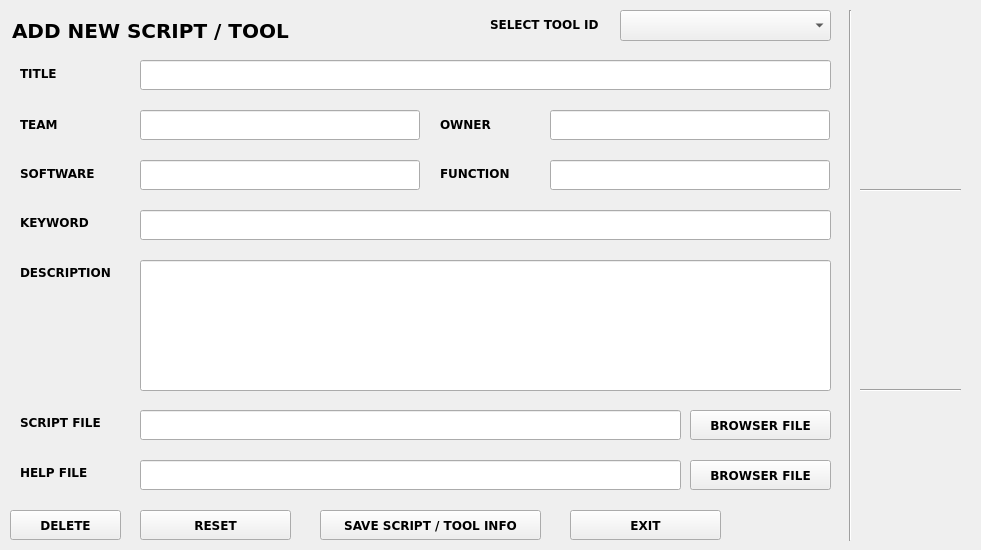
    <widget class="QWidget" name="tab_2">
     <attribute name="title">
      <string>ADD/MANAGE</string>
     </attribute>
     <widget class="QLabel" name="add_header_lable">
      <property name="geometry">
       <rect>
        <x>12</x>
        <y>20</y>
        <width>381</width>
        <height>21</height>
       </rect>
      </property>
      <property name="font">
       <font>
        <family>Verdana</family>
        <pointsize>15</pointsize>
        <weight>75</weight>
        <bold>true</bold>
       </font>
      </property>
      <property name="text">
       <string>ADD NEW SCRIPT / TOOL</string>
      </property>
     </widget>
     <widget class="QLabel" name="label_56">
      <property name="geometry">
       <rect>
        <x>20</x>
        <y>115</y>
        <width>121</width>
        <height>20</height>
       </rect>
      </property>
      <property name="font">
       <font>
        <family>Verdana</family>
        <pointsize>9</pointsize>
        <weight>75</weight>
        <bold>true</bold>
       </font>
      </property>
      <property name="text">
       <string>&lt;html&gt;&lt;head/&gt;&lt;body&gt;&lt;p&gt;TEAM&lt;/p&gt;&lt;/body&gt;&lt;/html&gt;</string>
      </property>
     </widget>
     <widget class="QLineEdit" name="add_team">
      <property name="geometry">
       <rect>
        <x>140</x>
        <y>110</y>
        <width>280</width>
        <height>30</height>
       </rect>
      </property>
      <property name="font">
       <font>
        <family>Verdana</family>
        <weight>50</weight>
        <bold>false</bold>
       </font>
      </property>
     </widget>
     <widget class="QLabel" name="label_57">
      <property name="geometry">
       <rect>
        <x>20</x>
        <y>164</y>
        <width>121</width>
        <height>20</height>
       </rect>
      </property>
      <property name="font">
       <font>
        <family>Verdana</family>
        <pointsize>9</pointsize>
        <weight>75</weight>
        <bold>true</bold>
       </font>
      </property>
      <property name="text">
       <string>&lt;html&gt;&lt;head/&gt;&lt;body&gt;&lt;p&gt;SOFTWARE&lt;/p&gt;&lt;/body&gt;&lt;/html&gt;</string>
      </property>
     </widget>
     <widget class="QLineEdit" name="add_software">
      <property name="geometry">
       <rect>
        <x>140</x>
        <y>160</y>
        <width>280</width>
        <height>30</height>
       </rect>
      </property>
      <property name="font">
       <font>
        <family>Verdana</family>
        <weight>50</weight>
        <bold>false</bold>
       </font>
      </property>
     </widget>
     <widget class="QLineEdit" name="add_function">
      <property name="geometry">
       <rect>
        <x>550</x>
        <y>160</y>
        <width>280</width>
        <height>30</height>
       </rect>
      </property>
      <property name="font">
       <font>
        <family>Verdana</family>
        <weight>50</weight>
        <bold>false</bold>
       </font>
      </property>
     </widget>
     <widget class="QLabel" name="label_58">
      <property name="geometry">
       <rect>
        <x>440</x>
        <y>164</y>
        <width>81</width>
        <height>20</height>
       </rect>
      </property>
      <property name="font">
       <font>
        <family>Verdana</family>
        <pointsize>9</pointsize>
        <weight>75</weight>
        <bold>true</bold>
       </font>
      </property>
      <property name="text">
       <string>&lt;html&gt;&lt;head/&gt;&lt;body&gt;&lt;p&gt;FUNCTION&lt;/p&gt;&lt;/body&gt;&lt;/html&gt;</string>
      </property>
     </widget>
     <widget class="QLineEdit" name="add_keyword">
      <property name="geometry">
       <rect>
        <x>140</x>
        <y>210</y>
        <width>691</width>
        <height>30</height>
       </rect>
      </property>
      <property name="font">
       <font>
        <family>Verdana</family>
        <weight>50</weight>
        <bold>false</bold>
       </font>
      </property>
     </widget>
     <widget class="QLabel" name="label_59">
      <property name="geometry">
       <rect>
        <x>20</x>
        <y>213</y>
        <width>121</width>
        <height>20</height>
       </rect>
      </property>
      <property name="font">
       <font>
        <family>Verdana</family>
        <pointsize>9</pointsize>
        <weight>75</weight>
        <bold>true</bold>
       </font>
      </property>
      <property name="text">
       <string>&lt;html&gt;&lt;head/&gt;&lt;body&gt;&lt;p&gt;KEYWORD&lt;/p&gt;&lt;/body&gt;&lt;/html&gt;</string>
      </property>
     </widget>
     <widget class="QLineEdit" name="add_owner">
      <property name="geometry">
       <rect>
        <x>550</x>
        <y>110</y>
        <width>280</width>
        <height>30</height>
       </rect>
      </property>
      <property name="font">
       <font>
        <family>Verdana</family>
        <weight>50</weight>
        <bold>false</bold>
       </font>
      </property>
     </widget>
     <widget class="QLabel" name="label_60">
      <property name="geometry">
       <rect>
        <x>440</x>
        <y>115</y>
        <width>81</width>
        <height>20</height>
       </rect>
      </property>
      <property name="font">
       <font>
        <family>Verdana</family>
        <pointsize>9</pointsize>
        <weight>75</weight>
        <bold>true</bold>
       </font>
      </property>
      <property name="text">
       <string>&lt;html&gt;&lt;head/&gt;&lt;body&gt;&lt;p&gt;OWNER&lt;/p&gt;&lt;/body&gt;&lt;/html&gt;</string>
      </property>
     </widget>
     <widget class="QLineEdit" name="add_title">
      <property name="geometry">
       <rect>
        <x>140</x>
        <y>60</y>
        <width>691</width>
        <height>30</height>
       </rect>
      </property>
      <property name="font">
       <font>
        <family>Verdana</family>
        <weight>50</weight>
        <bold>false</bold>
       </font>
      </property>
     </widget>
     <widget class="QLabel" name="label_61">
      <property name="geometry">
       <rect>
        <x>20</x>
        <y>64</y>
        <width>121</width>
        <height>20</height>
       </rect>
      </property>
      <property name="font">
       <font>
        <family>Verdana</family>
        <pointsize>9</pointsize>
        <weight>75</weight>
        <bold>true</bold>
       </font>
      </property>
      <property name="text">
       <string>&lt;html&gt;&lt;head/&gt;&lt;body&gt;&lt;p&gt;TITLE&lt;/p&gt;&lt;/body&gt;&lt;/html&gt;</string>
      </property>
     </widget>
     <widget class="QLineEdit" name="add_description">
      <property name="geometry">
       <rect>
        <x>140</x>
        <y>260</y>
        <width>691</width>
        <height>131</height>
       </rect>
      </property>
      <property name="font">
       <font>
        <family>Verdana</family>
        <weight>50</weight>
        <bold>false</bold>
       </font>
      </property>
      <property name="inputMethodHints">
       <set>Qt::ImhMultiLine</set>
      </property>
     </widget>
     <widget class="QLabel" name="label_62">
      <property name="geometry">
       <rect>
        <x>20</x>
        <y>263</y>
        <width>121</width>
        <height>20</height>
       </rect>
      </property>
      <property name="font">
       <font>
        <family>Verdana</family>
        <pointsize>9</pointsize>
        <weight>75</weight>
        <bold>true</bold>
       </font>
      </property>
      <property name="text">
       <string>&lt;html&gt;&lt;head/&gt;&lt;body&gt;&lt;p&gt;DESCRIPTION&lt;/p&gt;&lt;/body&gt;&lt;/html&gt;</string>
      </property>
     </widget>
     <widget class="QLineEdit" name="add_script_path">
      <property name="geometry">
       <rect>
        <x>140</x>
        <y>410</y>
        <width>541</width>
        <height>30</height>
       </rect>
      </property>
      <property name="font">
       <font>
        <family>Verdana</family>
        <weight>50</weight>
        <bold>false</bold>
       </font>
      </property>
     </widget>
     <widget class="QLabel" name="label_63">
      <property name="geometry">
       <rect>
        <x>20</x>
        <y>413</y>
        <width>121</width>
        <height>20</height>
       </rect>
      </property>
      <property name="font">
       <font>
        <family>Verdana</family>
        <pointsize>9</pointsize>
        <weight>75</weight>
        <bold>true</bold>
       </font>
      </property>
      <property name="text">
       <string>&lt;html&gt;&lt;head/&gt;&lt;body&gt;&lt;p&gt;SCRIPT FILE&lt;/p&gt;&lt;/body&gt;&lt;/html&gt;</string>
      </property>
     </widget>
     <widget class="QPushButton" name="add_script_path_browse">
      <property name="geometry">
       <rect>
        <x>690</x>
        <y>410</y>
        <width>141</width>
        <height>30</height>
       </rect>
      </property>
      <property name="font">
       <font>
        <family>Verdana</family>
        <weight>75</weight>
        <bold>true</bold>
       </font>
      </property>
      <property name="text">
       <string>BROWSER FILE</string>
      </property>
     </widget>
     <widget class="QLabel" name="label_64">
      <property name="geometry">
       <rect>
        <x>20</x>
        <y>463</y>
        <width>121</width>
        <height>20</height>
       </rect>
      </property>
      <property name="font">
       <font>
        <family>Verdana</family>
        <pointsize>9</pointsize>
        <weight>75</weight>
        <bold>true</bold>
       </font>
      </property>
      <property name="text">
       <string>&lt;html&gt;&lt;head/&gt;&lt;body&gt;&lt;p&gt;HELP FILE&lt;/p&gt;&lt;/body&gt;&lt;/html&gt;</string>
      </property>
     </widget>
     <widget class="QPushButton" name="add_help_path_browse">
      <property name="geometry">
       <rect>
        <x>690</x>
        <y>460</y>
        <width>141</width>
        <height>30</height>
       </rect>
      </property>
      <property name="font">
       <font>
        <family>Verdana</family>
        <weight>75</weight>
        <bold>true</bold>
       </font>
      </property>
      <property name="text">
       <string>BROWSER FILE</string>
      </property>
     </widget>
     <widget class="QLineEdit" name="add_help_path">
      <property name="geometry">
       <rect>
        <x>140</x>
        <y>460</y>
        <width>541</width>
        <height>30</height>
       </rect>
      </property>
      <property name="font">
       <font>
        <family>Verdana</family>
        <weight>50</weight>
        <bold>false</bold>
       </font>
      </property>
     </widget>
     <widget class="QPushButton" name="add_reset">
      <property name="geometry">
       <rect>
        <x>140</x>
        <y>510</y>
        <width>151</width>
        <height>30</height>
       </rect>
      </property>
      <property name="font">
       <font>
        <family>Verdana</family>
        <weight>75</weight>
        <bold>true</bold>
       </font>
      </property>
      <property name="text">
       <string>RESET</string>
      </property>
     </widget>
     <widget class="QPushButton" name="save_info">
      <property name="geometry">
       <rect>
        <x>320</x>
        <y>510</y>
        <width>221</width>
        <height>30</height>
       </rect>
      </property>
      <property name="font">
       <font>
        <family>Verdana</family>
        <weight>75</weight>
        <bold>true</bold>
       </font>
      </property>
      <property name="text">
       <string>SAVE SCRIPT / TOOL INFO</string>
      </property>
     </widget>
     <widget class="QPushButton" name="add_exit">
      <property name="geometry">
       <rect>
        <x>570</x>
        <y>510</y>
        <width>151</width>
        <height>30</height>
       </rect>
      </property>
      <property name="font">
       <font>
        <family>Verdana</family>
        <weight>75</weight>
        <bold>true</bold>
       </font>
      </property>
      <property name="text">
       <string>EXIT</string>
      </property>
     </widget>
     <widget class="QLabel" name="edit_tool_id_label">
      <property name="geometry">
       <rect>
        <x>490</x>
        <y>15</y>
        <width>131</width>
        <height>20</height>
       </rect>
      </property>
      <property name="font">
       <font>
        <family>Verdana</family>
        <weight>50</weight>
        <bold>false</bold>
       </font>
      </property>
      <property name="text">
       <string>&lt;html&gt;&lt;head/&gt;&lt;body&gt;&lt;p&gt;&lt;span style=&quot; font-size:9pt; font-weight:600;&quot;&gt;SELECT TOOL ID&lt;/span&gt;&lt;/p&gt;&lt;/body&gt;&lt;/html&gt;</string>
      </property>
     </widget>
     <widget class="QComboBox" name="edit_tool_id">
      <property name="geometry">
       <rect>
        <x>620</x>
        <y>10</y>
        <width>211</width>
        <height>31</height>
       </rect>
      </property>
     </widget>
     <widget class="Line" name="line_4">
      <property name="geometry">
       <rect>
        <x>840</x>
        <y>10</y>
        <width>20</width>
        <height>531</height>
       </rect>
      </property>
      <property name="orientation">
       <enum>Qt::Vertical</enum>
      </property>
     </widget>
     <widget class="QPushButton" name="edit_delete">
      <property name="geometry">
       <rect>
        <x>10</x>
        <y>510</y>
        <width>111</width>
        <height>30</height>
       </rect>
      </property>
      <property name="font">
       <font>
        <family>Verdana</family>
        <weight>75</weight>
        <bold>true</bold>
       </font>
      </property>
      <property name="text">
       <string>DELETE</string>
      </property>
     </widget>
     <widget class="Line" name="line_5">
      <property name="geometry">
       <rect>
        <x>860</x>
        <y>180</y>
        <width>101</width>
        <height>20</height>
       </rect>
      </property>
      <property name="orientation">
       <enum>Qt::Horizontal</enum>
      </property>
     </widget>
     <widget class="Line" name="line_6">
      <property name="geometry">
       <rect>
        <x>860</x>
        <y>380</y>
        <width>101</width>
        <height>20</height>
       </rect>
      </property>
      <property name="orientation">
       <enum>Qt::Horizontal</enum>
      </property>
     </widget>
     <widget class="QLabel" name="add_status">
      <property name="geometry">
       <rect>
        <x>860</x>
        <y>410</y>
        <width>112</width>
        <height>121</height>
       </rect>
      </property>
      <property name="font">
       <font>
        <family>Verdana</family>
        <pointsize>8</pointsize>
        <weight>50</weight>
        <bold>false</bold>
       </font>
      </property>
      <property name="text">
       <string>&lt;html&gt;&lt;head/&gt;&lt;body&gt;&lt;p&gt;&lt;br/&gt;&lt;/p&gt;&lt;/body&gt;&lt;/html&gt;</string>
      </property>
     </widget>
    </widget>
